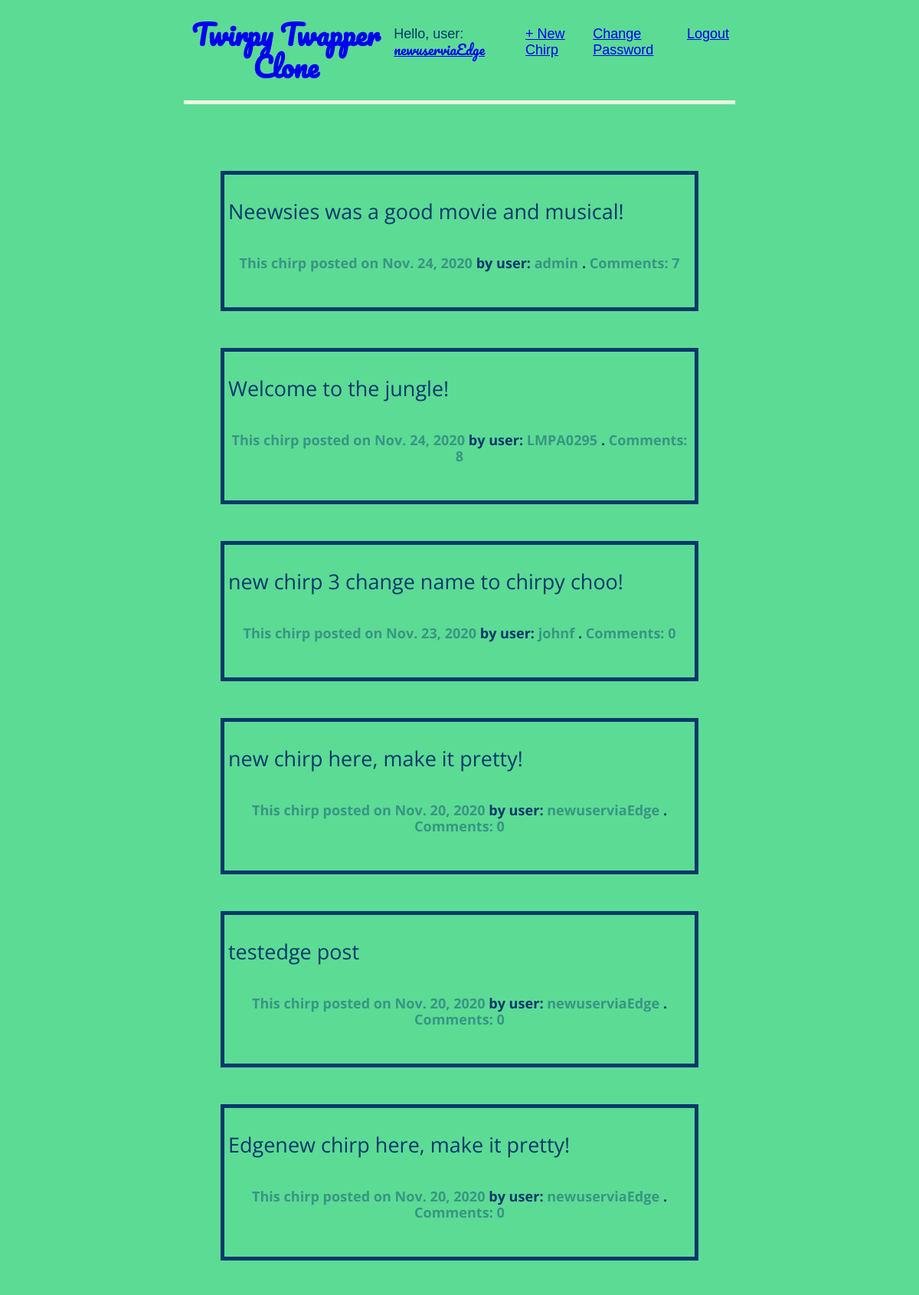
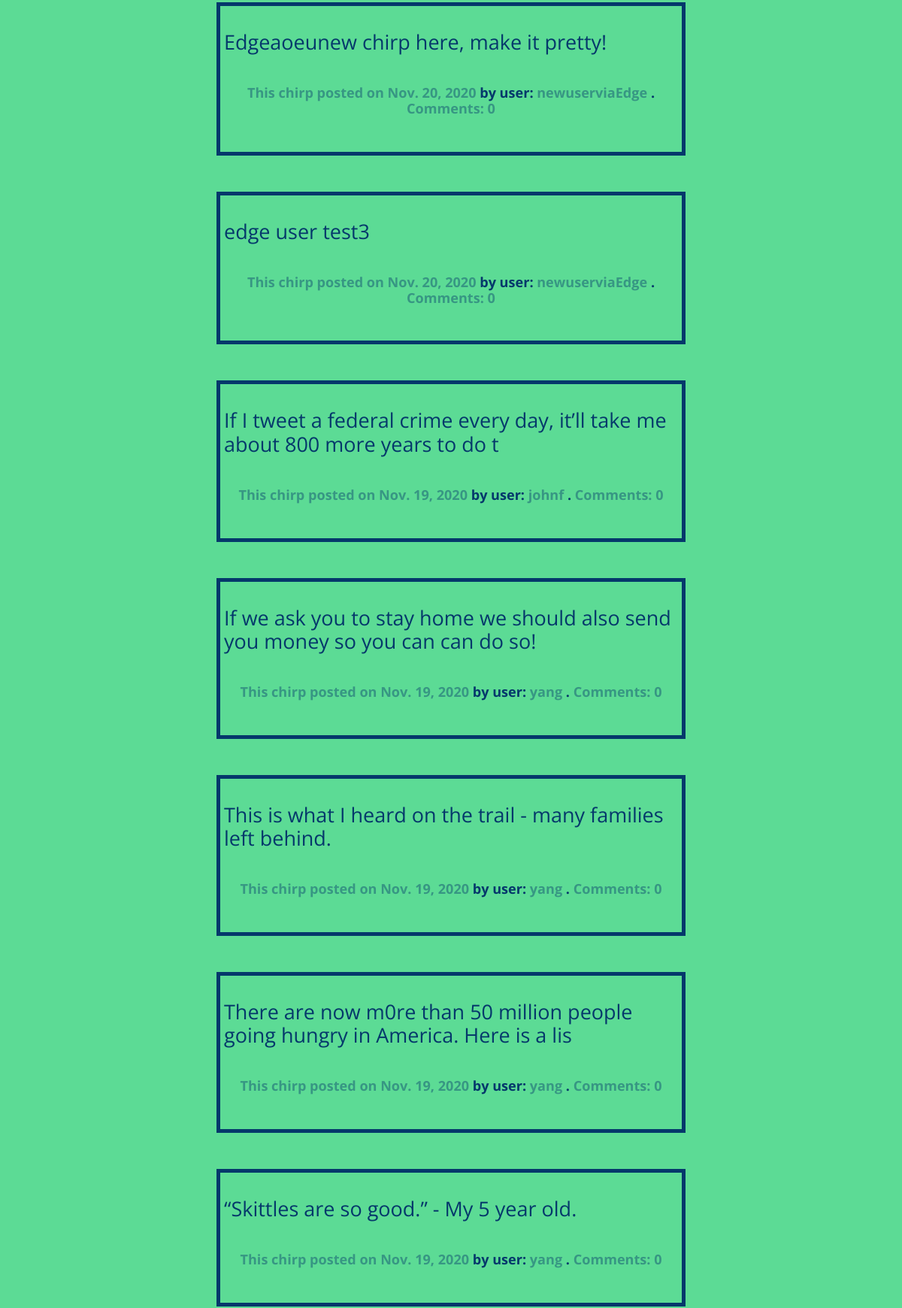
Screenshot of / (signed in, upper part) with the database file from the repository (2 pictures, top to bottom).
### posts_app/models.py (models this page shows, shortened)
class Post(models.Model):
    post_text = models.CharField(max_length=80)
    author = models.ForeignKey('auth.User', on_delete=models.CASCADE)
    created = models.DateField(auto_now_add=True)
    updated = models.DateField(auto_now=True) # useful, lookup
    class Meta:
        ordering = ['-created']

### posts_app/views.py (the view)
# urls.py: path('', views.PostListView.as_view(), name='home'),
class PostListView(ListView):
    model = Post
    template_name = 'home.html'

### templates/home.html (shortened to what this page needs)
{% extends 'base.html' %}
{% block content %}
    <br>
    {% for post in object_list %}
        <div class="chirp">
            <p> {{ post.post_text | linebreaks }} </p>
            <h6>
              <a href="{% url 'posts_app:detail' post.pk %}">This chirp posted on {{ post.created }}</a> by user: <a href="{% url 'users_app:profile' post.author.username %}">{{ post.author.username }} </a> .
              <a href="{% url 'posts_app:detail' post.pk %}">Comments: {{ post.comments.count }}</a>
            </h6>
        </div>
    {% endfor %}
    <br>
{% endblock content %}

### templates/base.html (shortened to what this page needs)
{% load static %}
<!DOCTYPE html>
<html>
    <head>
      <link rel="stylesheet" href="{% static 'css/github_necolas_normalize.css'%}">
      <link rel="stylesheet" href="{% static 'css/main.css'%}">
    </head>
  <body>
    <header>
      <div class="nav-left">
        <h1> <a href="{% url 'posts_app:home' %}">Twirpy Twapper Clone</a> </h1>
      </div>
      <div class="nav-right">
        {% if request.user.is_authenticated  %}
          <p>Hello, user: <a href="{% url 'users_app:profile' request.user.username %}" id="username"> {{ request.user.username }} </a></p>
          <p><a href="{% url 'posts_app:new_post'%}">+ New Chirp</a></p>
          <p><a href="{% url 'posts_app:change_password'%}">Change Password</a></p>
          <p><a href="{% url 'logout'%}">Logout</a></p>
        {% else %}
          <p><a href="{% url 'users_app:signup' %}">+ New User Creation</a></p>
          <p><a href="{% url 'login' %}">+ Existing User Login</a></p>
        {% endif %}
      </div>
    </header>
    <div class="chirp-container">
        {% block content %}
        {% endblock content %}
    </div>
  </body>
</html>

### static/css/main.css (style rules this page uses)
h1, h2, h3 , h4, h5, h6 { text-align: center; }
header { border-bottom: 5px solid #EDF7E1; margin-bottom: 18px; display: flex; }
header h1 a { text-decoration: none; }
.nav-left, #username { margin-right: auto; font-family: 'Pacifico', cursive; }
.nav-right { display: flex; padding-top: 1rem; }
.nav-right p { margin-left: 0.5rem; margin-right: 0.5rem; }
body { font-family: 'Libre Franklin', sans-serif; font-size: 18px; background-color: #5CDB95; color: #05386B; margin-left: 5%; margin-right: 5%; }
.chirp-container { border-bottom: 5px solid #EDF7E1; margin-bottom: 5%; }
.chirp { font-family: 'Open Sans', sans-serif; font-size: 150%; margin: 3rem; padding: 5px; border: 5px solid #05386B; }
.chirp h6 a, .chirp h6 a:visited { text-decoration: none; color: #379683; }
.chirp p { font-weight: 400; }
@media (min-width: 700px) { body { margin-left: 15%; margin-right: 15%; } }
@media (min-width: 1000px) { body { margin-left: 20%; margin-right: 20%; } }

### rows the page displays
Post: post_text "Neewsies was a good movie and musical!", created "Nov. 24, 2020", author.username "admin", comments.count "7"
Post: post_text "Welcome to the jungle!", created "Nov. 24, 2020", author.username "LMPA0295", comments.count "8"
Post: post_text "new chirp 3 change name to chirpy choo!", created "Nov. 23, 2020", author.username "johnf", comments.count "0"
Post: post_text "new chirp here, make it pretty!", created "Nov. 20, 2020", author.username "newuserviaEdge", comments.count "0"
Post: post_text "testedge post", created "Nov. 20, 2020", author.username "newuserviaEdge", comments.count "0"
Post: post_text "Edgenew chirp here, make it pretty!", created "Nov. 20, 2020", author.username "newuserviaEdge", comments.count "0"
Post: post_text "Edgeaoeunew chirp here, make it pretty!", created "Nov. 20, 2020", author.username "newuserviaEdge", comments.count "0"
Post: post_text "edge user test3", created "Nov. 20, 2020", author.username "newuserviaEdge", comments.count "0"
Post: post_text "If I tweet a federal crime every day, it’ll take me about 800 more years to do t", created "Nov. 19, 2020", author.username "johnf", comments.count "0"
Post: post_text "If we ask you to stay home we should also send you money so you can can do so!", created "Nov. 19, 2020", author.username "yang", comments.count "0"
Post: post_text "This is what I heard on the trail - many families left behind.", created "Nov. 19, 2020", author.username "yang", comments.count "0"
Post: post_text "There are now m0re than 50 million people going hungry in America. Here is a lis", created "Nov. 19, 2020", author.username "yang", comments.count "0"
Post: post_text "“Skittles are so good.” - My 5 year old.", created "Nov. 19, 2020", author.username "yang", comments.count "0"

### other values shown
{{ request.user.username }} "newuserviaEdge"
